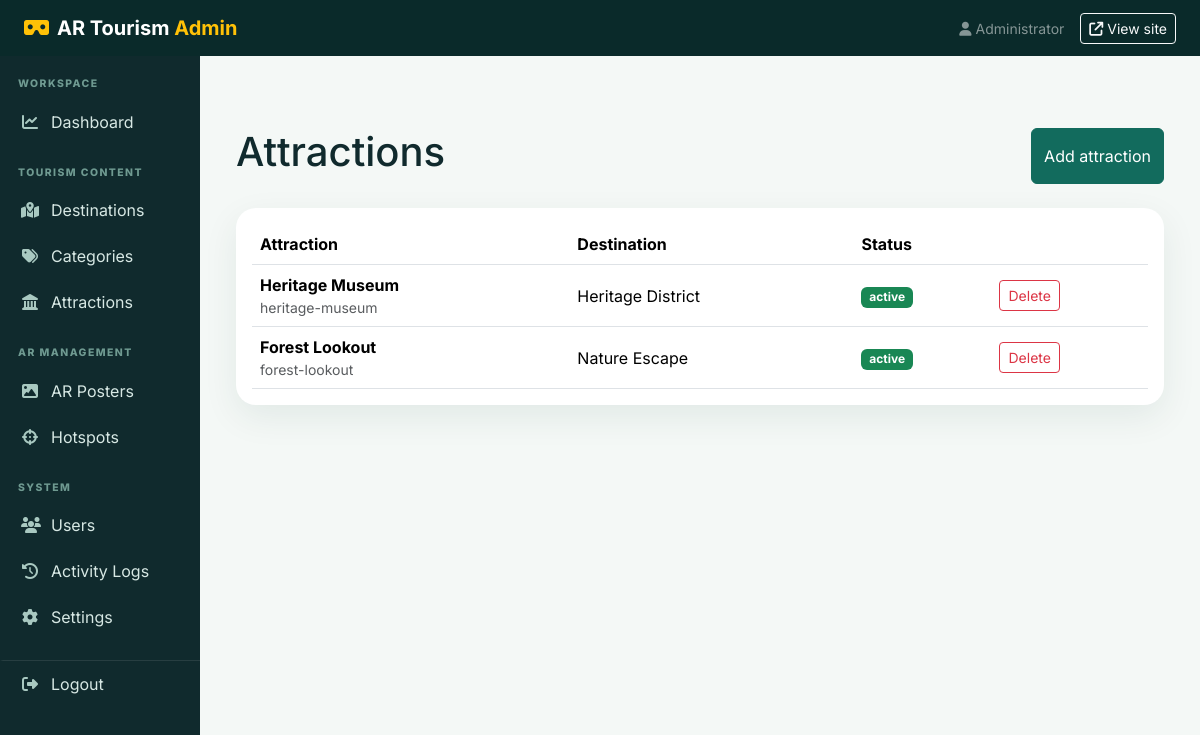
Page /admin/attractions.php (signed in) on the committed database.
### tables this page shows
CREATE TABLE attractions (
    id INT UNSIGNED AUTO_INCREMENT PRIMARY KEY,
    destination_id INT UNSIGNED NOT NULL,
    category_id INT UNSIGNED NULL,
    name VARCHAR(160) NOT NULL,
    slug VARCHAR(180) UNIQUE NOT NULL,
    short_description VARCHAR(300),
    description TEXT,
    main_image VARCHAR(255),
    youtube_url VARCHAR(500),
    website_url VARCHAR(500),
    maps_url VARCHAR(500),
    latitude DECIMAL(10, 7) NULL,
    longitude DECIMAL(10, 7) NULL,
    opening_hours VARCHAR(255),
    entry_information VARCHAR(255),
    status ENUM('active', 'inactive') DEFAULT 'active',
    display_order INT DEFAULT 0,
    created_at TIMESTAMP DEFAULT CURRENT_TIMESTAMP,
    updated_at TIMESTAMP DEFAULT CURRENT_TIMESTAMP ON UPDATE CURRENT_TIMESTAMP,
    FOREIGN KEY (destination_id) REFERENCES destinations(id) ON DELETE CASCADE,
    FOREIGN KEY (category_id) REFERENCES categories(id) ON DELETE SET NULL,
    INDEX (status),
    INDEX (destination_id)
);

CREATE TABLE destinations (
    id INT UNSIGNED AUTO_INCREMENT PRIMARY KEY,
    category_id INT UNSIGNED NULL,
    name VARCHAR(160) NOT NULL,
    slug VARCHAR(180) UNIQUE NOT NULL,
    short_description VARCHAR(300),
    description TEXT,
    cover_image VARCHAR(255),
    location VARCHAR(190),
    latitude DECIMAL(10, 7) NULL,
    longitude DECIMAL(10, 7) NULL,
    maps_url VARCHAR(500),
    status ENUM('active', 'inactive') DEFAULT 'active',
    created_at TIMESTAMP DEFAULT CURRENT_TIMESTAMP,
    updated_at TIMESTAMP DEFAULT CURRENT_TIMESTAMP ON UPDATE CURRENT_TIMESTAMP,
    FOREIGN KEY (category_id) REFERENCES categories(id) ON DELETE SET NULL,
    INDEX (status),
    INDEX (name)
);

### includes/functions.php (called while the page is built, shortened)
<?php
require_once __DIR__ . '/database.php';
function e(?string $value): string
{
    return htmlspecialchars($value ?? '', ENT_QUOTES, 'UTF-8');
}
function flashes(): array
{
    $items = $_SESSION['flash'] ?? [];
    return $items;
}

### includes/database.php (called while the page is built, shortened)
<?php
function db(): PDO
{
    static $pdo;
    if (!$pdo) {
        $pdo = new PDO(
            'mysql:host=' . DB_HOST . ';port=' . PORT . ';dbname=' . DB_NAME . ';charset=utf8mb4',
            DB_USER,
            DB_PASS,
            [
                PDO::ATTR_ERRMODE => PDO::ERRMODE_EXCEPTION,
                PDO::ATTR_DEFAULT_FETCH_MODE => PDO::FETCH_ASSOC,
                PDO::ATTR_EMULATE_PREPARES => false,
            ]
        );
    }
    return $pdo;
}

### admin/attractions.php (the view, shortened to what this page needs)
<?php
require_once __DIR__ . '/../includes/functions.php';
$items = db()->query('SELECT a.*,d.name destination_name FROM attractions a JOIN destinations d ON d.id=a.destination_id ORDER BY a.created_at DESC')->fetchAll();
require __DIR__ . '/_header.php';
?>
<div class="container py-5">
<div class="d-flex justify-content-between mb-4"><h1>Attractions</h1><button class="btn btn-success" data-bs-toggle="collapse" data-bs-target="#attractionForm">Add attraction</button></div>
<div class="card p-3 table-responsive"><table class="table align-middle mb-0"><tr><th>Attraction</th><th>Destination</th><th>Status</th><th></th></tr><?php foreach ($items as $i):?><tr><td><strong><?=e($i['name'])?></strong><small class="d-block text-muted"><?=e($i['slug'])?></small></td><td><?=e($i['destination_name'])?></td><td><span class="badge text-bg-success"><?=e($i['status'])?></span></td><td><a data-confirm="Delete this attraction?" href="?delete=<?=$i['id']?>" class="btn btn-sm btn-outline-danger">Delete</a></td></tr><?php endforeach;?></table></div>
</div>
<?php require __DIR__ . '/_footer.php'; ?>

### assets/css/app.css (style rules this page uses)
:root { --ink: #102a2d; --green: #126b5d; --green-dark: #0b3d3b; --gold: #f2b84b; --cream: #f7faf7; }
* { box-sizing: border-box; }
body { font-family: Inter, sans-serif; color: var(--ink); background: var(--cream); }
.card { border: 0; border-radius: 20px; box-shadow: 0 12px 35px #123b3714; }
.btn-success { background: var(--green); border-color: var(--green); }
.admin-body { background: #f4f8f6; }

### rows in the picture
attractions: name "Heritage Museum", slug "heritage-museum", destination.name "Heritage District", status "active"
attractions: name "Forest Lookout", slug "forest-lookout", destination.name "Nature Escape", status "active"

### other values in the picture
$_SESSION['admin_name'] "Administrator"
